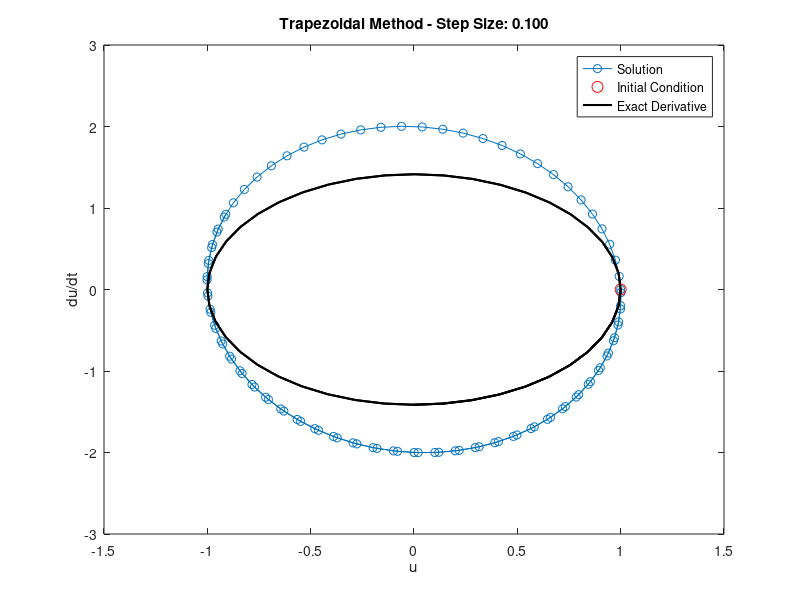
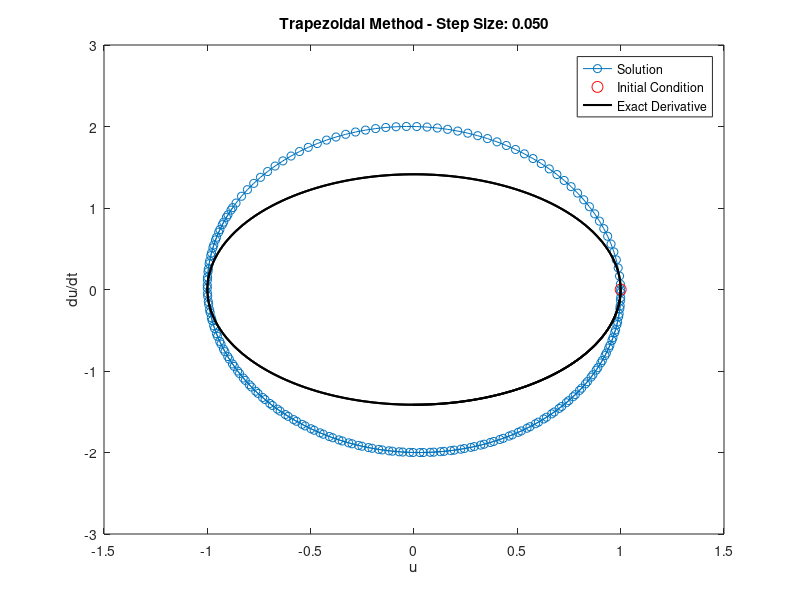
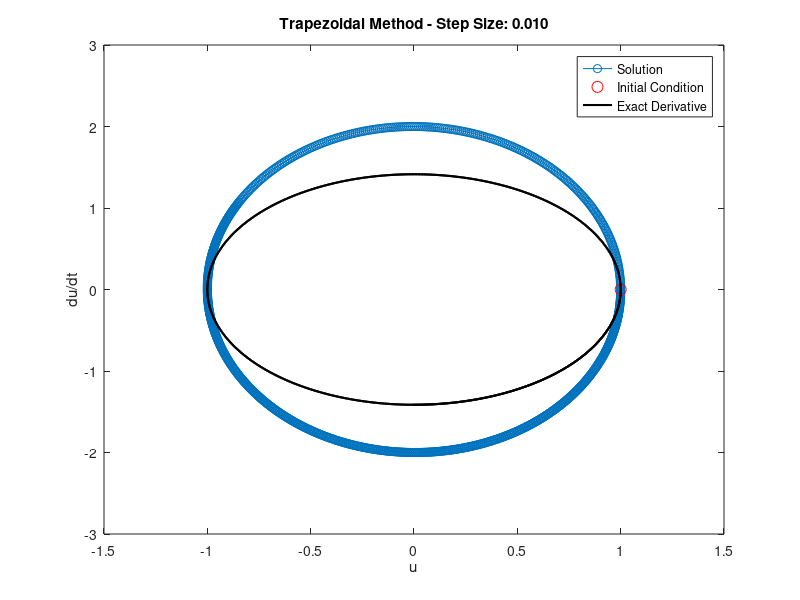
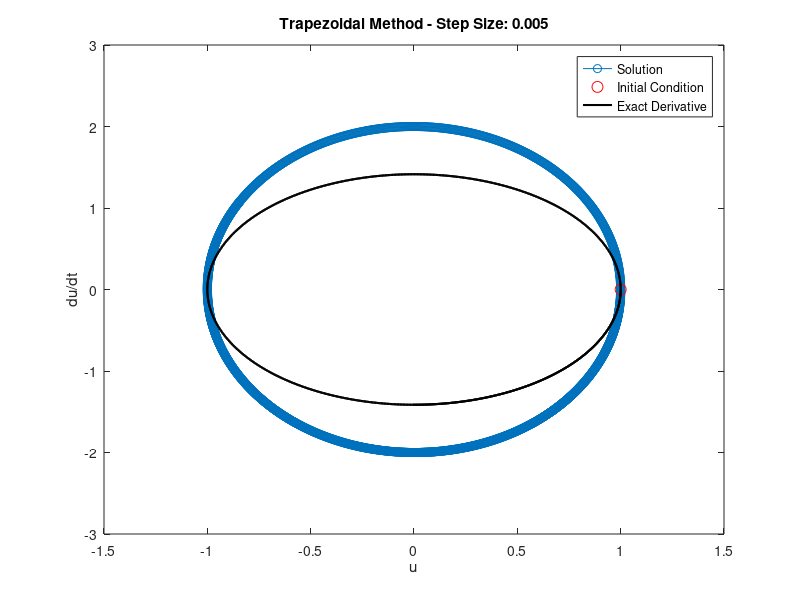

These figures' MATLAB source, in order:
clc;
close all;
clear;

% Define parameters
t0 = 0;
t_final = 10;
u0 = 1;
du_dt_0 = 0;

% Define step sizes
step_sizes = [0.1, 0.05, 0.01, 0.005];

% Initialize GTE_values to store errors
GTE_values = zeros(size(step_sizes));

% Initialize array to store slopes
slopes = zeros(size(step_sizes));

% Loop over different step sizes
for i = 1:length(step_sizes)
    h = step_sizes(i);
    num_steps = (t_final - t0) / h; % Ensure an integer number of steps

    % Initialize arrays for time and solution
    t_numerical = linspace(t0, t_final, num_steps);
    u_numerical = zeros(size(t_numerical));
    du_dt_numerical = zeros(size(t_numerical));
   
    % Set initial conditions
    u_numerical(1) = u0;
    du_dt_numerical(1) = du_dt_0;

    % Trapezoidal method
    for j = 2:num_steps
        f_n = -2 * u_numerical(j - 1); % Function value at time step n
        f_np1 = -2 * (u_numerical(j - 1) + h * du_dt_numerical(j - 1)); % Function value at time step n+1
        
        u_numerical(j) = u_numerical(j - 1) + 0.5 * h * (du_dt_numerical(j - 1) + du_dt_numerical(j));
        du_dt_numerical(j) = du_dt_numerical(j - 1) + 0.5 * h * (f_n + f_np1);
    end

    % Analytical solution for the same time vector as the numerical solution
    u_analytical = cos(sqrt(2) * t_numerical);
    du_dt_exact = -sqrt(2) * sin(sqrt(2) * t_numerical);

    % Calculate the global truncation error (GTE)
    GTE_values(i) = abs(du_dt_numerical(end) - du_dt_exact(end));

    % Plot du/dt versus u
    figure;
    plot(u_numerical, du_dt_numerical, '-o');
    hold on;
    plot(u0, du_dt_0, 'ro', 'MarkerSize', 8);
    plot(u_analytical, du_dt_exact, 'k-', 'LineWidth', 1.5); % Plot exact derivative
    title(sprintf('Trapezoidal Method - Step Size: %0.3f', h));
    xlabel('u');
    ylabel('du/dt');
    legend('Solution', 'Initial Condition', 'Exact Derivative');

    % Calculate and store slope for log-log plot
    slopes(i) = log(GTE_values(i)) / log(h); 

end

% Plot GTE versus step size on a log-log scale
figure;
loglog(step_sizes, GTE_values, 'o-');
title('GTE vs Step Size at Last Solution Point');
xlabel('Step Size');
ylabel('GTE');
grid on;

% Display slopes
disp('Slopes for log-log plot:');
disp(slopes);
